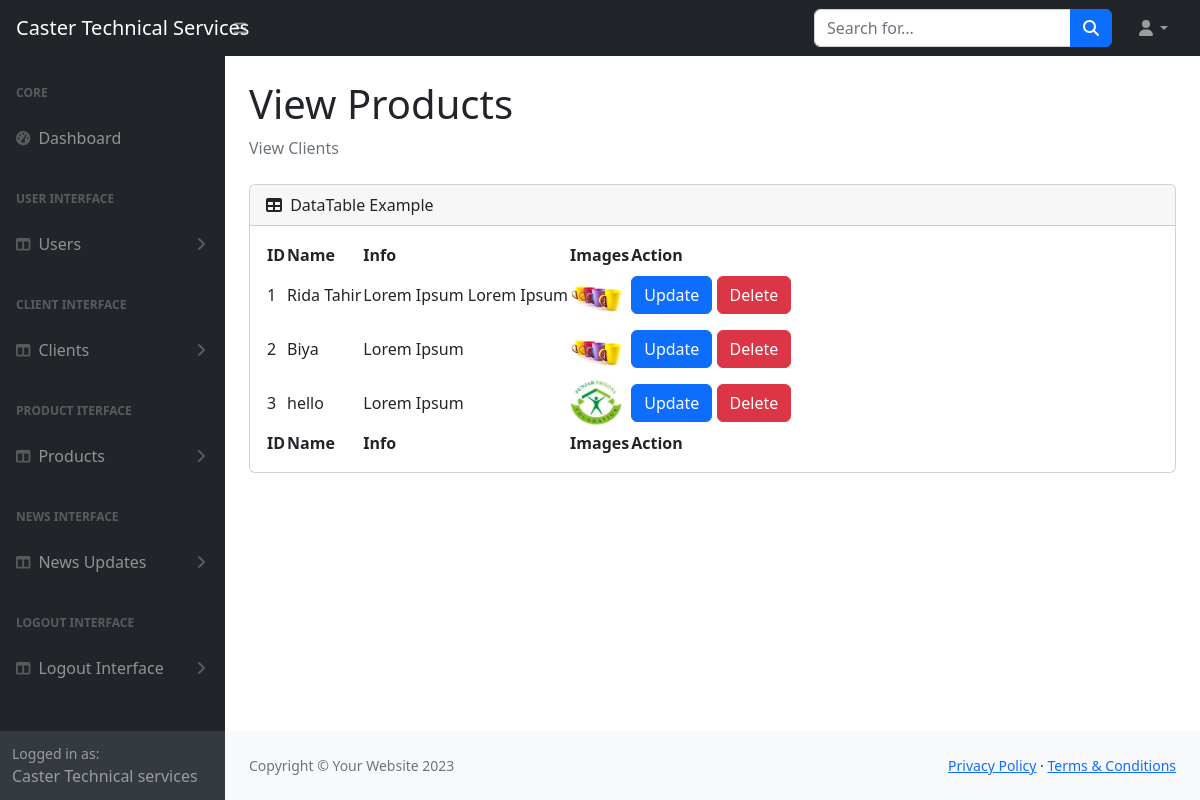
Page /adminpannel/viewproduct.php on the committed database.
### tables this page shows
CREATE TABLE `product` (
  `id` int(255) NOT NULL,
  `name` varchar(255) NOT NULL,
  `info` varchar(255) NOT NULL,
  `image` varchar(255) NOT NULL
);

### adminpannel/viewproduct.php (the view, shortened to what this page needs)
<!DOCTYPE html>
<html lang="en">
    <head>
        <link href="https://cdn.jsdelivr.net/npm/simple-datatables@7.1.2/dist/style.min.css" rel="stylesheet" />
        <link href="css/styles.css" rel="stylesheet" />
    </head>
    <body class="sb-nav-fixed">
        <nav class="sb-topnav navbar navbar-expand navbar-dark bg-dark">
            <a class="navbar-brand ps-3" href="./dashboard.php ">Caster Technical Services</a>
            <button class="btn btn-link btn-sm order-1 order-lg-0 me-4 me-lg-0" id="sidebarToggle" href="#!"><i class="fas fa-bars"></i></button>
            <form class="d-none d-md-inline-block form-inline ms-auto me-0 me-md-3 my-2 my-md-0">
                <div class="input-group">
                    <input class="form-control" type="text" placeholder="Search for..." aria-label="Search for..." aria-describedby="btnNavbarSearch" />
                    <button class="btn btn-primary" id="btnNavbarSearch" type="button"><i class="fas fa-search"></i></button>
                </div>
            </form>
            <ul class="navbar-nav ms-auto ms-md-0 me-3 me-lg-4">
                <li class="nav-item dropdown">
                    <a class="nav-link dropdown-toggle" id="navbarDropdown" href="#" role="button" data-bs-toggle="dropdown" aria-expanded="false"><i class="fas fa-user fa-fw"></i></a>
                </li>
            </ul>
        </nav>
        <div id="layoutSidenav">
            <div id="layoutSidenav_nav">
                <nav class="sb-sidenav accordion sb-sidenav-dark" id="sidenavAccordion">
                    <div class="sb-sidenav-menu">
                        <div class="nav">
                            <div class="sb-sidenav-menu-heading">Core</div>
                            <a class="nav-link" href="./dashboard.php">
                                <div class="sb-nav-link-icon"><i class="fas fa-tachometer-alt"></i></div>
                                Dashboard
                            </a>
                            <div class="sb-sidenav-menu-heading">User Interface</div>
                            <a class="nav-link collapsed" href="#" data-bs-toggle="collapse" data-bs-target="#collapseLayouts" aria-expanded="false" aria-controls="collapseLayouts">
                                <div class="sb-nav-link-icon"><i class="fas fa-columns"></i></div>
                                Users
                                <div class="sb-sidenav-collapse-arrow"><i class="fas fa-angle-down"></i></div>
                            </a>
                            <div class="sb-sidenav-menu-heading">Client Interface</div>
                            <a class="nav-link collapsed" href="#" data-bs-toggle="collapse" data-bs-target="#collapseclients" aria-expanded="false" aria-controls="collapseLayouts">
                                <div class="sb-nav-link-icon"><i class="fas fa-columns"></i></div>
                                Clients
                                <div class="sb-sidenav-collapse-arrow"><i class="fas fa-angle-down"></i></div>
                            </a>
                            <div class="sb-sidenav-menu-heading">Product Iterface</div>
                            <a class="nav-link collapsed" href="#" data-bs-toggle="collapse" data-bs-target="#collapseproduct" aria-expanded="false" aria-controls="collapseLayouts">
                                <div class="sb-nav-link-icon"><i class="fas fa-columns"></i></div>
                                Products
                                <div class="sb-sidenav-collapse-arrow"><i class="fas fa-angle-down"></i></div>
                            </a>
                            <div class="sb-sidenav-menu-heading">News Interface</div>
                            <a class="nav-link collapsed" href="#" data-bs-toggle="collapse" data-bs-target="#collapsenews" aria-expanded="false" aria-controls="collapseLayouts">
                                <div class="sb-nav-link-icon"><i class="fas fa-columns"></i></div>
                                News Updates
                                <div class="sb-sidenav-collapse-arrow"><i class="fas fa-angle-down"></i></div>
                            </a>
                            <div class="sb-sidenav-menu-heading">Logout Interface</div>
                            <a class="nav-link collapsed" href="#" data-bs-toggle="collapse" data-bs-target="#collapselogout" aria-expanded="false" aria-controls="collapseLayouts">
                                <div class="sb-nav-link-icon"><i class="fas fa-columns"></i></div>
                                Logout Interface
                                <div class="sb-sidenav-collapse-arrow"><i class="fas fa-angle-down"></i></div>
                            </a>
                        </div>
                    </div>
                    <div class="sb-sidenav-footer">
                        <div class="small">Logged in as:</div>
                        Caster Technical services
                    </div>
                </nav>
            </div>
            <div id="layoutSidenav_content">
                <main>
                    <div class="container-fluid px-4">
                        <h1 class="mt-4">View Products</h1>
                        <ol class="breadcrumb mb-4">
                            <li class="breadcrumb-item active">View Clients</li>
                        </ol>
                        <div class="card mb-4">
                            <div class="card-header">
                                <i class="fas fa-table me-1"></i>
                                DataTable Example
                            </div>
                            <div class="card-body">
                            <table id="datatablesSimple">
                                <thead>
                                    <tr>
                                        <th>ID</th>
                                        <th>Name</th>
                                        <th>Info</th>
                                        <th>Images</th>
                                        <th>Action</th>
                                    </tr>
                                </thead>
                                <tfoot>
                                    <tr>
                                        <th>ID</th>
                                        <th>Name</th>
                                        <th>Info</th>
                                        <th>Images</th>
                                        <th>Action</th>
                                    </tr>
                                </tfoot>
                                <tbody>
                                    <?php
                                    include('connection.php');
                                    $sql = "SELECT * FROM `Product`";
                                    $result = mysqli_query($conn, $sql);
                                    while ($row = mysqli_fetch_array($result)) {
                                    ?>
                                        <tr>
                                            <td><?php echo $row['id']; ?></td>
                                            <td><?php echo $row['name']; ?></td>
                                            <td><?php echo $row['info']; ?></td>
                                            <td>
                                                <img src="<?php echo "./upload/" . $row['image']; ?>" width="52px" height="52px" alt="">
                                            </td>
                                            <td>
                                                 <a href="./update_viewproduct.php?id=<?php echo $row['id'];?>"><button class="btn btn-primary">Update</button></a>
                                                <a href="delete_viewproduct.php?id=<?php echo $row['id']; ?>"> <button class="btn btn-danger">Delete</button></a>
                                            </td>
                                        </tr>
                                    <?php
                                    }
                                    ?>
                                </tbody>
                            </table>
                            </div>
                        </div>
                    </div>
                </main>
                <footer class="py-4 bg-light mt-auto">
                    <div class="container-fluid px-4">
                        <div class="d-flex align-items-center justify-content-between small">
                            <div class="text-muted">Copyright &copy; Your Website 2023</div>
                            <div>
                                <a href="#">Privacy Policy</a>
                                &middot;
                                <a href="#">Terms &amp; Conditions</a>
                            </div>
                        </div>
                    </div>
                </footer>
            </div>
        </div>
    </body>
</html>

### rows in the picture
product: id "1", name "Rida Tahir", info "Lorem Ipsum Lorem Ipsum", image (picture)
product: id "2", name "Biya", info "Lorem Ipsum", image (picture)
product: id "3", name "hello", info "Lorem Ipsum", image (picture)
